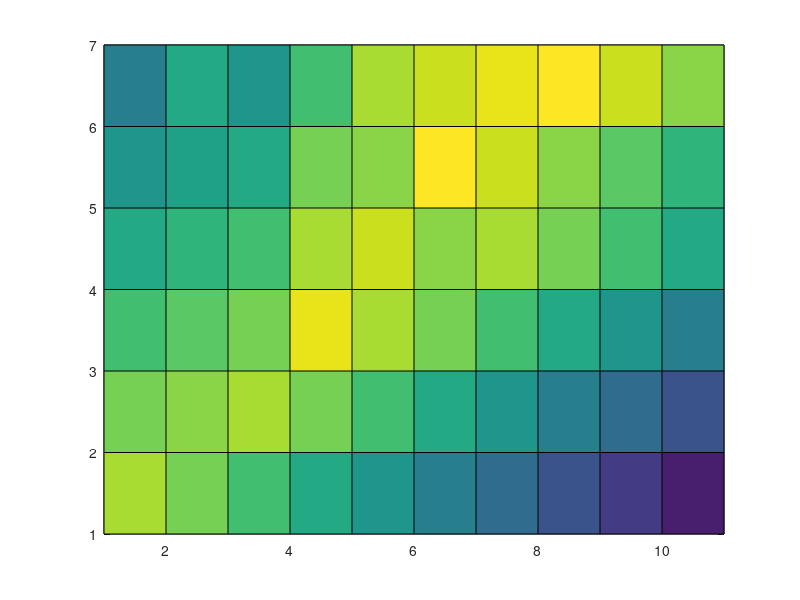

Recreate this plot in MATLAB. (Note: this script raises an error after producing the figure.)
% global alignment matrix initiation
% Author: sagar 
% Date: 29-8-17
clc
clear
S1='SHIVAN'
S2='ASHAVIAYAN'
A=zeros(7,11);
m=length(S1)
n=length(S2)
 A(1,:)=-2;
 A(:,1)=-2;
 g=-2;
%  loop to add match and mismatch value
for i=2:m+1
    for j=2:n+1
       if S1(i-1)==S2(j-1)
           A(i,j)=2;
       else
           A(i,j)=-1;
       end
    end
end
 A(1,1)=0;
A 
x=-2;
A(1,1)=0;
% loop to add gap value
for i=2:m+1
 A(i,1)= (A(i,1)+x*i)+4;   
end
x=-2;
for j=2:n+1
 A(1,j)= (A(1,j)+x*j)+4;  
end
T=A
% trace back cell array
for i=2:m+1
    for j=2:n+1
        Temp=[];
        a1=T(i-1,j)+g;
        a2=T(i-1,j-1)+T(i,j);
        a3=T(i,j-1)+g;
        Aa=[a1,a2,a3];
        greatest=max(Aa);
        T(i,j)=greatest;
        if greatest==a1
            Temp=[Temp,1];
        end
        if greatest==a2
                Temp=[Temp,2];
        end
        if greatest==a3
                  Temp=[Temp,3];
        end
        C{i,j}=Temp;
    end
end
C{i,j}
% trace back colour map
figure;
pcolor(T);
colormap(parula(5));



        
                     
        
    
            

        